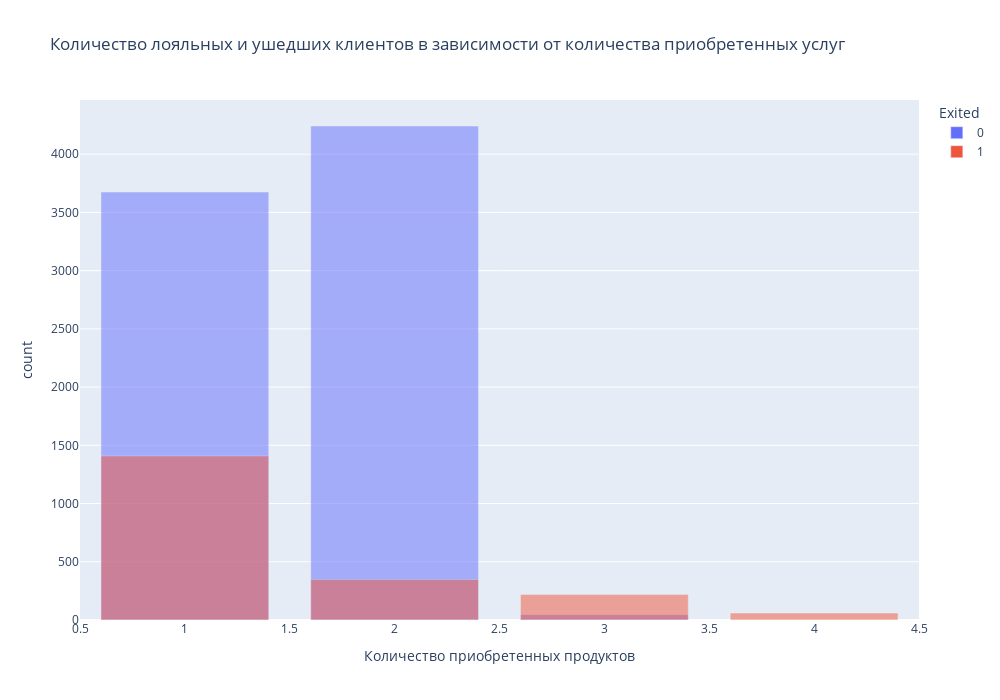

The notebook cell this image was saved under:
### Markdown cell above
На первом графике удобно сравнить относительное количество лояльных клиентов среди мужчин и женщин. Второй график сравнивает процент ушедших клиентов в разрезе пола. Очевидно, что мужчины отказываются от услуг банка в заметно меньшем числе случаев.

### Code cell
bar_df = churn_data.groupby('NumOfProducts', as_index=False)['Exited'].value_counts()
bar_df['Exited'] = bar_df['Exited'].astype('string')

fig = px.bar(
    bar_df,
    x='NumOfProducts',
    labels={'NumOfProducts' : 'Количество приобретенных продуктов'},
    y='count',
    color='Exited',
    barmode='overlay',
    width=1000,
    height=700,
    title='Количество лояльных и ушедших клиентов в зависимости от количества приобретенных услуг'
)
fig.show()

### Figure 1 — Plotly figure (JSON) as saved in the notebook; plotly's stock layout.template omitted (floating-point values rounded to 4 significant figures)
{"data": [{"alignmentgroup": "True", "hovertemplate": "Exited=0<br>Количество приобретенных продуктов=%{x}<br>count=%{y}<extra></extra>", "legendgroup": "0", "marker": {"color": "#636efa", "opacity": 0.5, "pattern": {"shape": ""}}, "name": "0", "offsetgroup": "0", "orientation": "v", "showlegend": true, "textposition": "auto", "type": "bar", "x": [1, 2, 3], "xaxis": "x", "y": [3675, 4242, 46], "yaxis": "y"}, {"alignmentgroup": "True", "hovertemplate": "Exited=1<br>Количество приобретенных продуктов=%{x}<br>count=%{y}<extra></extra>", "legendgroup": "1", "marker": {"color": "#EF553B", "opacity": 0.5, "pattern": {"shape": ""}}, "name": "1", "offsetgroup": "1", "orientation": "v", "showlegend": true, "textposition": "auto", "type": "bar", "x": [1, 2, 3, 4], "xaxis": "x", "y": [1409, 348, 220, 60], "yaxis": "y"}], "layout": {"barmode": "overlay", "height": 700, "legend": {"title": {"text": "Exited"}, "tracegroupgap": 0}, "title": {"text": "Количество лояльных и ушедших клиентов в зависимости от количества приобретенных услуг"}, "width": 1000, "xaxis": {"anchor": "y", "domain": [0, 1], "title": {"text": "Количество приобретенных продуктов"}}, "yaxis": {"anchor": "x", "domain": [0, 1], "title": {"text": "count"}}}}
